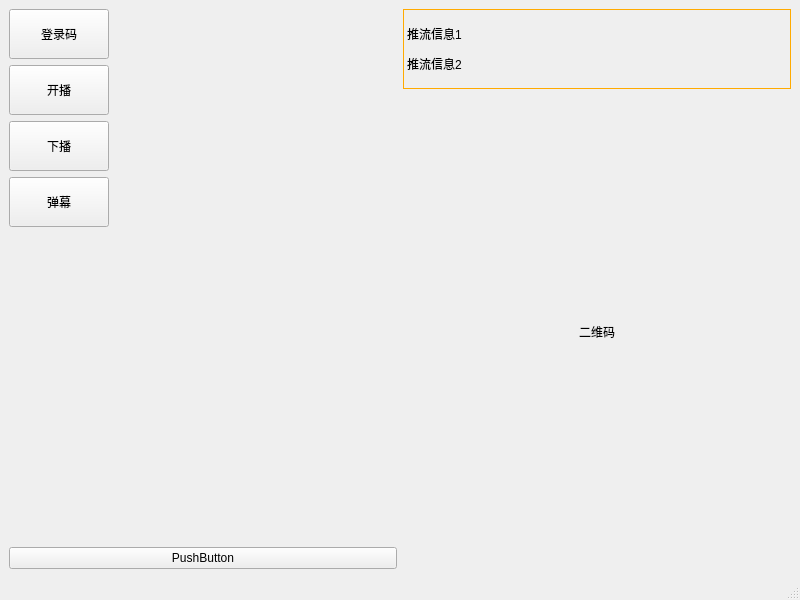
<?xml version="1.0" encoding="UTF-8"?>
<ui version="4.0">
 <class>MainWindow</class>
 <widget class="QMainWindow" name="MainWindow">
  <property name="geometry">
   <rect>
    <x>0</x>
    <y>0</y>
    <width>800</width>
    <height>600</height>
   </rect>
  </property>
  <property name="windowTitle">
   <string>MainWindow</string>
  </property>
  <widget class="QWidget" name="centralwidget">
   <layout class="QHBoxLayout" name="horizontalLayout">
    <item>
     <layout class="QVBoxLayout" name="verticalLayout_2">
      <item>
       <widget class="QPushButton" name="LoginButton">
        <property name="minimumSize">
         <size>
          <width>100</width>
          <height>50</height>
         </size>
        </property>
        <property name="maximumSize">
         <size>
          <width>100</width>
          <height>50</height>
         </size>
        </property>
        <property name="text">
         <string>登录码</string>
        </property>
       </widget>
      </item>
      <item>
       <widget class="QPushButton" name="StartLiveButton">
        <property name="minimumSize">
         <size>
          <width>100</width>
          <height>50</height>
         </size>
        </property>
        <property name="maximumSize">
         <size>
          <width>100</width>
          <height>50</height>
         </size>
        </property>
        <property name="text">
         <string>开播</string>
        </property>
       </widget>
      </item>
      <item>
       <widget class="QPushButton" name="StopLiveButton">
        <property name="minimumSize">
         <size>
          <width>100</width>
          <height>50</height>
         </size>
        </property>
        <property name="maximumSize">
         <size>
          <width>100</width>
          <height>50</height>
         </size>
        </property>
        <property name="text">
         <string>下播</string>
        </property>
       </widget>
      </item>
      <item>
       <widget class="QPushButton" name="danmuButton">
        <property name="minimumSize">
         <size>
          <width>100</width>
          <height>50</height>
         </size>
        </property>
        <property name="maximumSize">
         <size>
          <width>100</width>
          <height>50</height>
         </size>
        </property>
        <property name="text">
         <string>弹幕</string>
        </property>
       </widget>
      </item>
      <item>
       <spacer name="verticalSpacer">
        <property name="orientation">
         <enum>Qt::Vertical</enum>
        </property>
        <property name="sizeHint" stdset="0">
         <size>
          <width>20</width>
          <height>40</height>
         </size>
        </property>
       </spacer>
      </item>
      <item>
       <widget class="QPushButton" name="testButton">
        <property name="text">
         <string>PushButton</string>
        </property>
       </widget>
      </item>
     </layout>
    </item>
    <item>
     <layout class="QVBoxLayout" name="verticalLayout_3">
      <item>
       <widget class="QLabel" name="label">
        <property name="minimumSize">
         <size>
          <width>0</width>
          <height>80</height>
         </size>
        </property>
        <property name="maximumSize">
         <size>
          <width>16777215</width>
          <height>80</height>
         </size>
        </property>
        <property name="sizeIncrement">
         <size>
          <width>0</width>
          <height>0</height>
         </size>
        </property>
        <property name="styleSheet">
         <string notr="true">border-width: 1px;
border-style: solid;
border-color: rgb(255, 170, 0);</string>
        </property>
        <property name="text">
         <string>&lt;html&gt;&lt;head/&gt;&lt;body&gt;&lt;p&gt;推流信息1&lt;/p&gt;&lt;p&gt;推流信息2&lt;/p&gt;&lt;/body&gt;&lt;/html&gt;</string>
        </property>
       </widget>
      </item>
      <item alignment="Qt::AlignHCenter|Qt::AlignVCenter">
       <widget class="QLabel" name="QRCode">
        <property name="minimumSize">
         <size>
          <width>300</width>
          <height>300</height>
         </size>
        </property>
        <property name="maximumSize">
         <size>
          <width>300</width>
          <height>300</height>
         </size>
        </property>
        <property name="styleSheet">
         <string notr="true">margin:10px;</string>
        </property>
        <property name="frameShape">
         <enum>QFrame::NoFrame</enum>
        </property>
        <property name="text">
         <string>二维码</string>
        </property>
        <property name="alignment">
         <set>Qt::AlignCenter</set>
        </property>
       </widget>
      </item>
     </layout>
    </item>
   </layout>
  </widget>
  <widget class="QMenuBar" name="menubar">
   <property name="geometry">
    <rect>
     <x>0</x>
     <y>0</y>
     <width>800</width>
     <height>37</height>
    </rect>
   </property>
  </widget>
  <widget class="QStatusBar" name="statusbar"/>
 </widget>
 <resources/>
 <connections/>
</ui>
